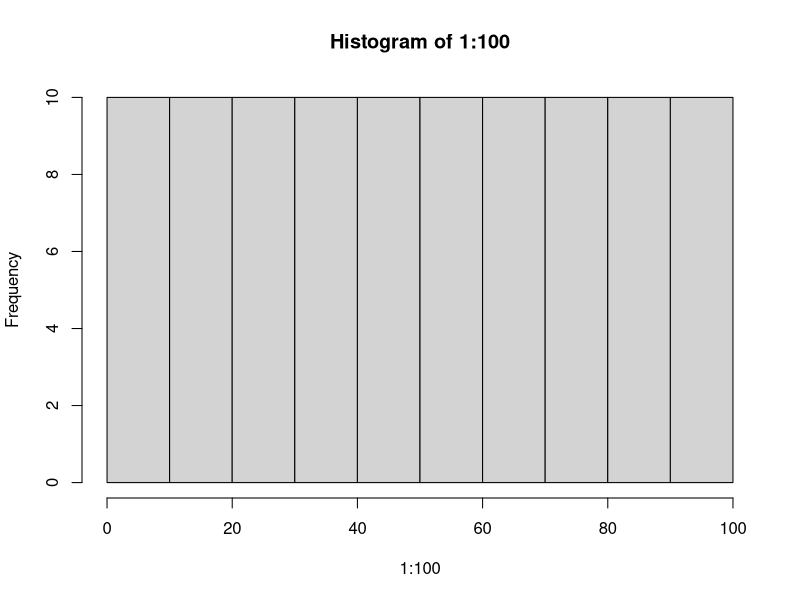
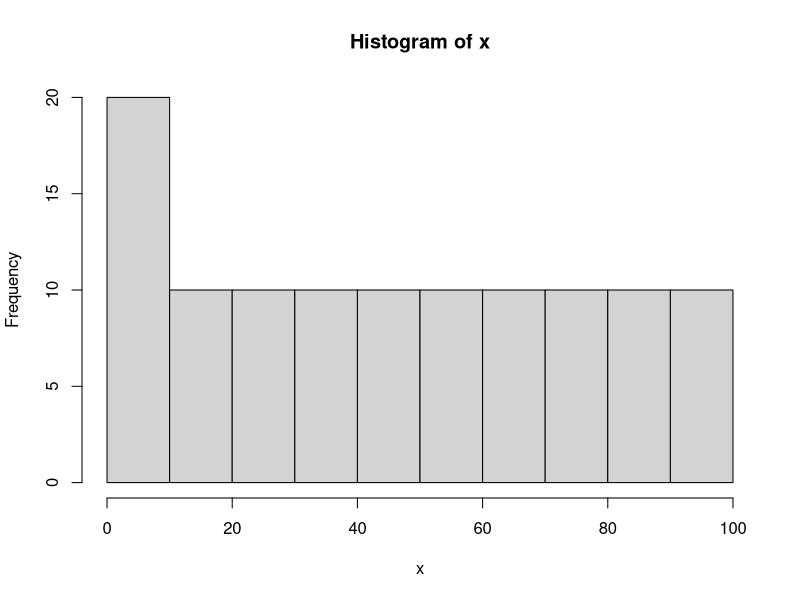

R code for these plots, in order: (Note: this script raises an error after producing the figures.)
# Bar plots look at the relationship between two variables
# Histogram look at the distribution of one variable

# plot(x,y,type='h') -- histogram-like bar plots
# hist()             -- histogram

1:100
hist(1:100, breaks = 10)

rep(6,10)
x=c(1:100, rep(6,10))
hist(x, breaks = 10)

# sample from a standard normal distribution
?rnorm
rnorm(1000)
hist()
hist(rnorm(100000), breaks = 100)

library(ggplot2)
df <- mpg
# histogram
hist(df$hwy, breaks = 30)
ggplot(data = df, aes(x=hwy)) + geom_histogram(bins = 30)

# bar plots
ggplot(data = df, aes(x=displ, y=hwy)) + geom_point()
plot(df$displ, df$hwy, type = 'h')

plot(df$displ, df$hwy, type = 'b') # 'b' in plot() refers to 'both'
?plot
